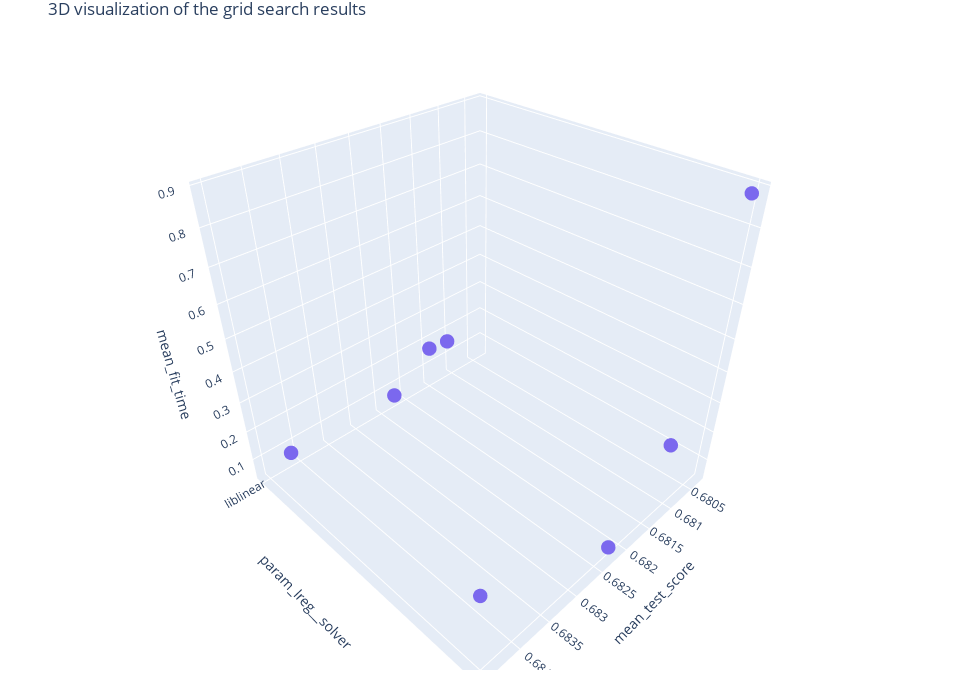

This figure's notebook cell:
### Code cell
trace = go.Scatter3d(
    x=cvresults_df['mean_test_score'],
    y=cvresults_df['param_lreg__solver'],
    z=cvresults_df['mean_fit_time'],
    mode='markers', 
    marker=dict(
        size= 5,
        color='mediumslateblue',
        opacity=1.0
    ),
    text=cvresults_df.text,
    hoverinfo='text'
)

data = [trace]
layout = go.Layout(
    title='3D visualization of the grid search results',
    margin=dict(
        l=30,
        r=30,
        b=30,
        t=30
    ),
    height=700,
    width=960,
    scene = dict(
        xaxis = dict(
            title='mean_test_score',
            nticks=10
        ),
        yaxis = dict(
            title='param_lreg__solver',
            nticks = 10
        ),
        zaxis = dict(
            title='mean_fit_time',
            nticks = 10

        ),
    ),
 
)

fig = go.Figure(data=data, layout=layout)
fig.show("svg",width=1200,height=600)
iplot(fig)

### Figure 1 — Plotly figure (JSON) as saved in the notebook; plotly's stock layout.template omitted (floating-point values rounded to 4 significant figures)
{"data": [{"hoverinfo": "text", "marker": {"color": "mediumslateblue", "opacity": 1, "size": 5}, "mode": "markers", "text": ["Test score: 0.6822<br>Fit time: 0.0698<br>Solver: liblinear", "Test score: 0.6811<br>Fit time: 0.1628<br>Solver: liblinear", "Test score: 0.6841<br>Fit time: 0.0758<br>Solver: liblinear", "Test score: 0.6815<br>Fit time: 0.1722<br>Solver: liblinear", "Test score: 0.6822<br>Fit time: 0.0534<br>Solver: lbfgs", "Test score: 0.6811<br>Fit time: 0.2491<br>Solver: lbfgs", "Test score: 0.6845<br>Fit time: 0.2845<br>Solver: lbfgs", "Test score: 0.6803<br>Fit time: 0.882<br>Solver: lbfgs"], "type": "scatter3d", "x": [0.6822, 0.6811, 0.6841, 0.6815, 0.6822, 0.6811, 0.6845, 0.6803], "y": ["liblinear", "liblinear", "liblinear", "liblinear", "lbfgs", "lbfgs", "lbfgs", "lbfgs"], "z": [0.06976, 0.1628, 0.07578, 0.1722, 0.05339, 0.2491, 0.2845, 0.882]}], "layout": {"height": 700, "margin": {"b": 30, "l": 30, "r": 30, "t": 30}, "scene": {"aspectmode": "auto", "aspectratio": {"x": 1, "y": 1, "z": 1}, "xaxis": {"nticks": 10, "title": {"text": "mean_test_score"}, "type": "linear"}, "yaxis": {"nticks": 10, "title": {"text": "param_lreg__solver"}, "type": "category"}, "zaxis": {"nticks": 10, "title": {"text": "mean_fit_time"}, "type": "linear"}}, "title": {"text": "3D visualization of the grid search results"}, "width": 960}}
